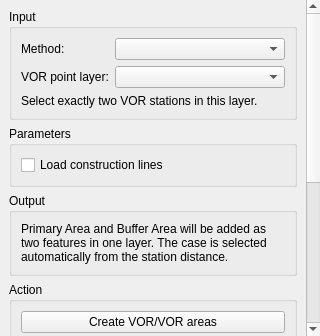
<?xml version="1.0" encoding="UTF-8"?>
<ui version="4.0">
 <class>QPANSOPYEnrouteVorVorDockWidget</class>
 <widget class="QDockWidget" name="QPANSOPYEnrouteVorVorDockWidget">
  <property name="windowTitle"><string>ENR — VOR/VOR (straight)</string></property>
  <property name="minimumSize"><size><width>320</width><height>260</height></size></property>
  <widget class="QWidget" name="dockWidgetContents">
   <layout class="QVBoxLayout" name="dockLayout">
    <property name="leftMargin"><number>0</number></property>
    <property name="topMargin"><number>0</number></property>
    <property name="rightMargin"><number>0</number></property>
    <property name="bottomMargin"><number>0</number></property>
    <item>
     <widget class="QScrollArea" name="formScrollArea">
      <property name="widgetResizable"><bool>true</bool></property>
      <property name="frameShape"><enum>QFrame::NoFrame</enum></property>
      <property name="verticalScrollBarPolicy"><enum>Qt::ScrollBarAsNeeded</enum></property>
      <widget class="QWidget" name="formContents">
       <layout class="QVBoxLayout" name="formLayout">
        <item><widget class="QGroupBox" name="inputGroup">
         <property name="title"><string>Input</string></property>
         <layout class="QFormLayout" name="inputLayout">
          <item row="0" column="0"><widget class="QLabel" name="methodLabel"><property name="text"><string>Method:</string></property><property name="buddy"><cstring>methodComboBox</cstring></property></widget></item>
          <item row="0" column="1"><widget class="QComboBox" name="methodComboBox"/></item>
          <item row="1" column="0"><widget class="QLabel" name="vorLayerLabel"><property name="text"><string>VOR point layer:</string></property></widget></item>
          <item row="1" column="1"><widget class="QgsMapLayerComboBox" name="vorLayerComboBox"/></item>
          <item row="2" column="0" colspan="2"><widget class="QLabel" name="selectionHintLabel"><property name="text"><string>Select exactly two VOR stations in this layer.</string></property><property name="wordWrap"><bool>true</bool></property></widget></item>
         </layout>
        </widget></item>
        <item><widget class="QGroupBox" name="paramsGroup">
         <property name="title"><string>Parameters</string></property>
         <layout class="QVBoxLayout" name="paramsLayout">
          <item><widget class="QCheckBox" name="constructionCheckBox"><property name="text"><string>Load construction lines</string></property><property name="toolTip"><string>Case 1: centerline only. Case 2: axis and eight 10%/16% segments.</string></property><property name="checked"><bool>false</bool></property></widget></item>
         </layout>
        </widget></item>
        <item><widget class="QGroupBox" name="outputGroup">
         <property name="title"><string>Output</string></property>
         <layout class="QVBoxLayout" name="outputLayout">
          <item><widget class="QLabel" name="outputDescriptionLabel"><property name="text"><string>Primary Area and Buffer Area will be added as two features in one layer. The case is selected automatically from the station distance.</string></property><property name="wordWrap"><bool>true</bool></property></widget></item>
         </layout>
        </widget></item>
        <item><widget class="QGroupBox" name="actionGroup">
         <property name="title"><string>Action</string></property>
         <layout class="QVBoxLayout" name="actionLayout">
          <item><widget class="QPushButton" name="calculateButton"><property name="text"><string>Create VOR/VOR areas</string></property></widget></item>
         </layout>
        </widget></item>
        <item><widget class="QGroupBox" name="logGroup">
         <property name="title"><string>Log</string></property>
         <layout class="QVBoxLayout" name="logLayout">
          <item><widget class="QTextEdit" name="logTextEdit"><property name="minimumHeight"><number>90</number></property><property name="readOnly"><bool>true</bool></property></widget></item>
         </layout>
        </widget></item>
        <item><spacer name="verticalSpacer"><property name="orientation"><enum>Qt::Vertical</enum></property><property name="sizeHint" stdset="0"><size><width>20</width><height>20</height></size></property></spacer></item>
       </layout>
      </widget>
     </widget>
    </item>
   </layout>
  </widget>
 </widget>
 <customwidgets><customwidget><class>QgsMapLayerComboBox</class><extends>QComboBox</extends><header>qgsmaplayercombobox.h</header></customwidget></customwidgets>
 <resources/>
 <connections/>
</ui>
